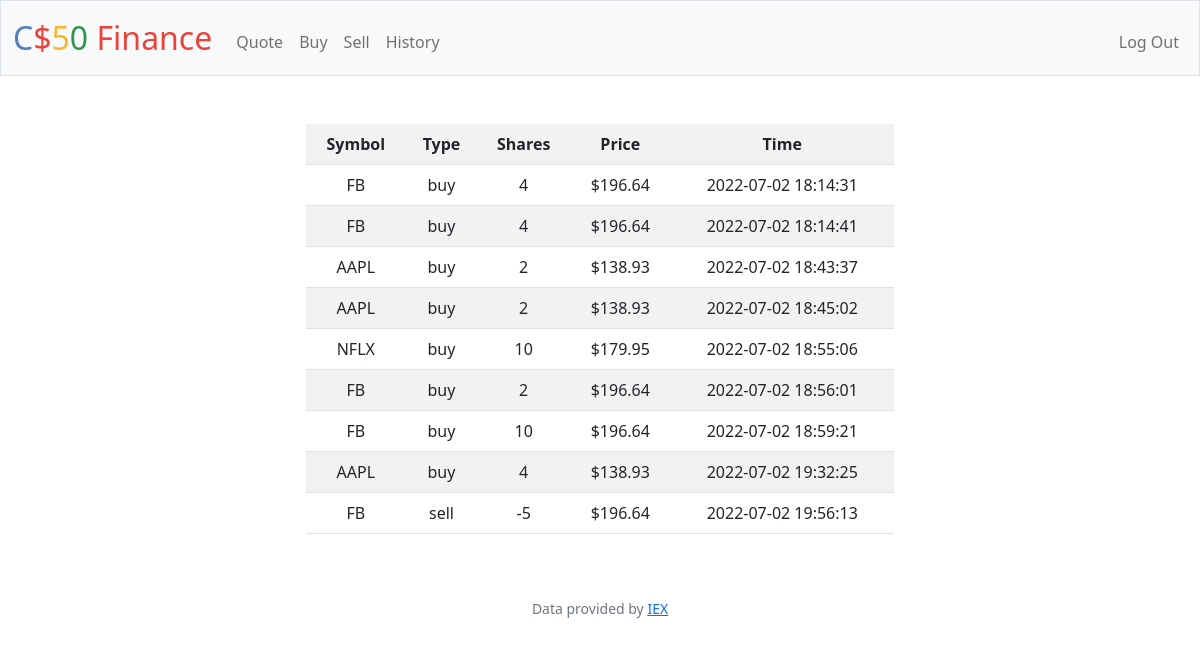
The page /history (signed in) on the database its author committed.
### tables this page shows
CREATE TABLE Transactions(
    id INTEGER PRIMARY KEY AUTOINCREMENT,
    user_id INTEGER NOT NULL,
    name TEXT NOT NULL,
    shares INTEGER NOT NULL,
    price NUMERIC NOT NULL,
    type TEXT NOT NULL,
    symbol TEXT NOT NULL,
    time TIMSTAMP DEFAULT CURRENT_TIMESTAMP,
    FOREIGN KEY(user_id) REFERENCES users(id)  
);

### app.py (the view)
@app.route("/history")
@login_required
def history():
    user_id = session["user_id"]
    transactions = db.execute(
        "SELECT type, symbol,price,shares,time FROM transactions WHERE user_id=?", user_id)
    return render_template("history.html", transactions=transactions,usd=usd)

### app.py (called while the page is built)
@app.after_request
def after_request(response):
    response.headers["Cache-Control"] = "no-cache, no-store, must-revalidate"
    response.headers["Expires"] = 0
    response.headers["Pragma"] = "no-cache"
    return response

### helpers.py (called while the page is built)
def login_required(f):
    @wraps(f)
    def decorated_function(*args, **kwargs):
        if session.get("user_id") is None:
            return redirect("/login")
        return f(*args, **kwargs)
    return decorated_function

def usd(value):
    return f"${value:,.2f}"

### templates/history.html (shortened to what this page needs)
{% extends "layout.html" %}
{% block main %}
<div align="center">
    <table style="width:50%;text-align:center" class="table table-striped table-hover table-responsive">
        <tr>
            <th>Symbol</th>
            <th>Type</th>
            <th>Shares</th>
            <th>Price</th>
            <th>Time</th>
        </tr>
        {% for transaction in transactions %}
        <tr>
            <td>{{ transaction["symbol"].upper() }}</td>
            <td>{{ transaction["type"] }}</td>
            <td>{{ transaction["shares"] }}</td>
            <td>{{ usd(transaction["price"]) }}</td>
            <td>{{ transaction["time"] }}</td>
        </tr>
        {% endfor%}
    </table>
</div>
{% endblock %}

### templates/layout.html (shortened to what this page needs)
<!DOCTYPE html>
<html lang="en">
<head>
    <link href="https://cdn.jsdelivr.net/npm/bootstrap@5.1.3/dist/css/bootstrap.min.css"
 rel="stylesheet">
    <link href="/static/styles.css" rel="stylesheet">
</head>
<body>
    <nav class="bg-light border navbar navbar-expand-md navbar-light">
        <div class="container-fluid">
            <a class="navbar-brand" href="/"><span class="blue">C</span><span class="red">$</span><span
                    class="yellow">5</span><span class="green">0</span> <span class="red">Finance</span></a>
            <div class="collapse navbar-collapse" id="navbar">
                {% if session["user_id"] %}
                <ul class="navbar-nav me-auto mt-2">
                    <li class="nav-item"><a class="nav-link" href="/quote">Quote</a></li>
                    <li class="nav-item"><a class="nav-link" href="/buy">Buy</a></li>
                    <li class="nav-item"><a class="nav-link" href="/sell">Sell</a></li>
                    <li class="nav-item"><a class="nav-link" href="/history">History</a></li>
                </ul>
                <ul class="navbar-nav ms-auto mt-2">
                    <li class="nav-item"><a class="nav-link" href="/logout">Log Out</a></li>
                </ul>
                {% else %}
                <ul class="navbar-nav ms-auto mt-2">
                    <li class="nav-item"><a class="nav-link" href="/register">Register</a></li>
                    <li class="nav-item"><a class="nav-link" href="/login">Log In</a></li>
                </ul>
                {% endif %}
            </div>
        </div>
    </nav>
    <main class="container-fluid py-5 text-center">
        {% block main %}{% endblock %}
    </main>
    <footer class="mb-5 small text-center text-muted">
        Data provided by <a href="https://iexcloud.io/">IEX</a>
    </footer>
</body>
</html>

### static/styles.css (style rules this page uses)
nav .navbar-brand { font-size: xx-large; }
nav .navbar-brand .blue { color: #537fbe; }
nav .navbar-brand .red { color: #ea433b; }
nav .navbar-brand .yellow { color: #f5b82e; }
nav .navbar-brand .green { color: #2e944b; }

### rows shown on the page
Transactions: price "$196.64"
Transactions: price "$196.64"
Transactions: price "$138.93"
Transactions: price "$138.93"
Transactions: price "$179.95"
Transactions: price "$196.64"
Transactions: price "$196.64"
Transactions: price "$138.93"
Transactions: price "$196.64"
